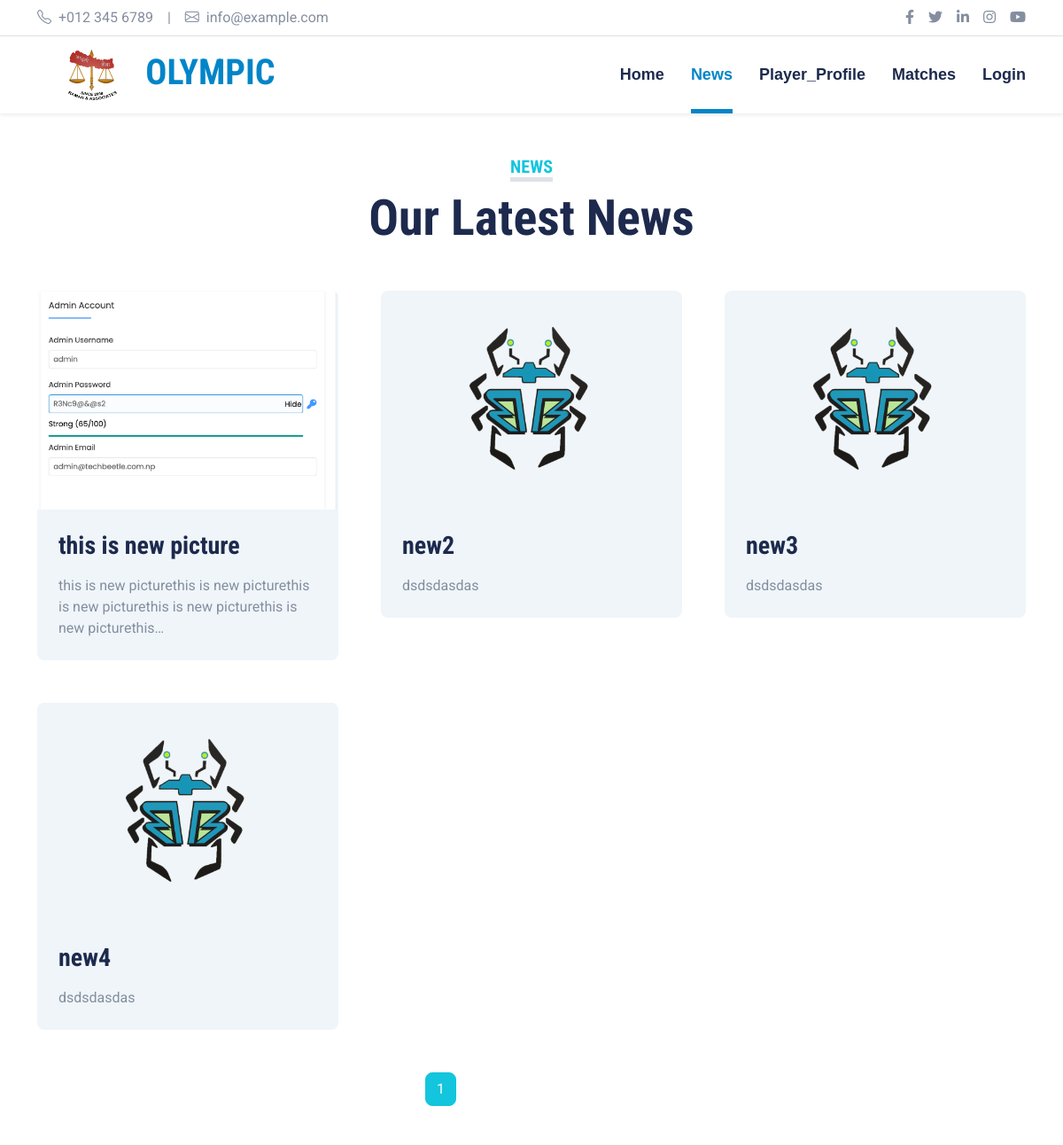
Before: /news/ (upper part) with the older database file.
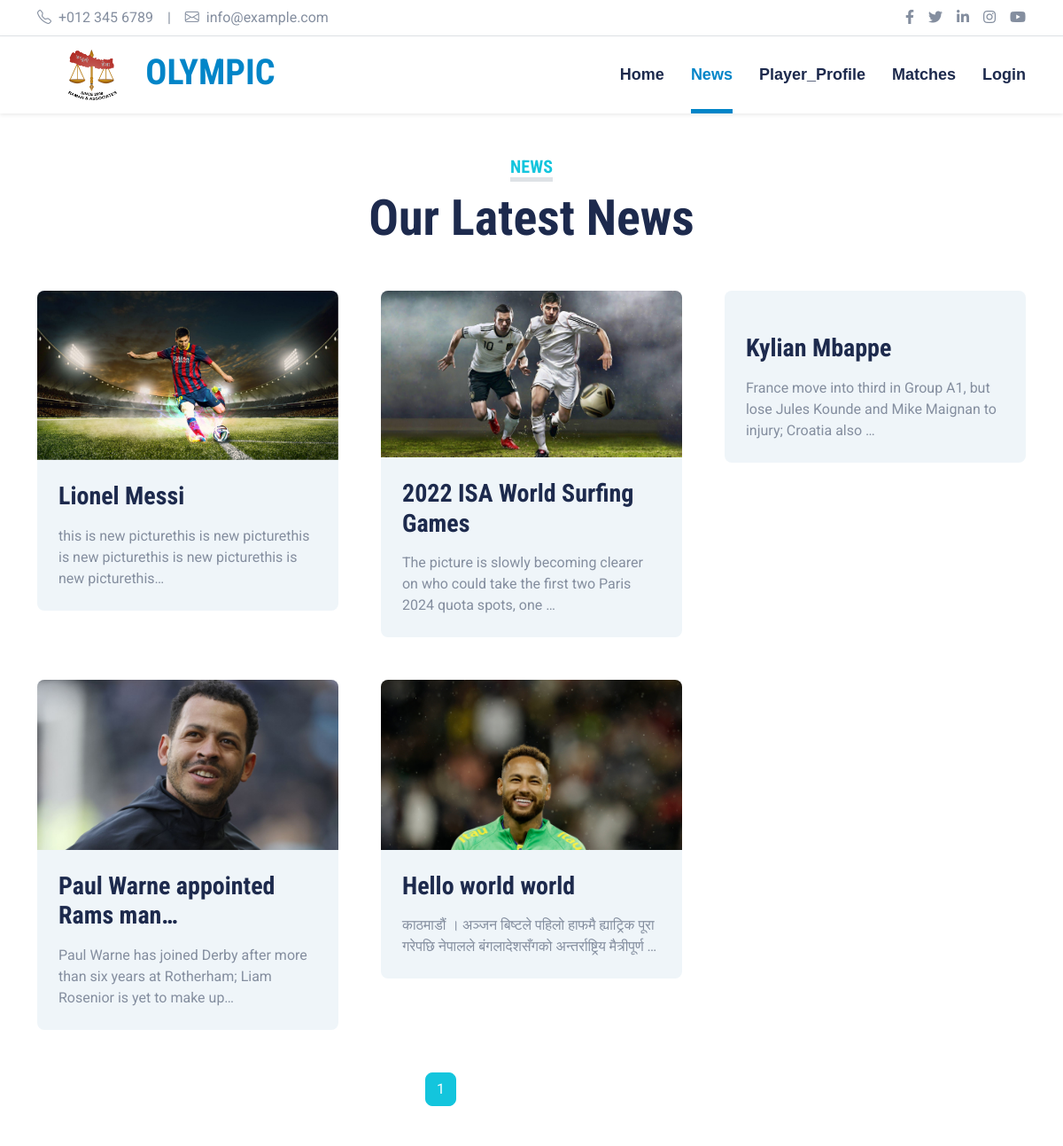
After: the same page with the newer database file.
### broadcast/models.py (models this page shows, shortened)
class News(models.Model):
    title = models.CharField(max_length=100)
    picture = models.ImageField(upload_to='images/')
    desc = models.TextField()
    @property
    def short_desc(self):
        return truncatechars(self.desc, 100)

### home/views.py (the view)
# urls.py: path('news/', views.NewsListView.as_view(), name='news'),
class NewsListView(ListView):
    model = News
    context_object_name = 'blogs'
    template_name = 'home/news.html'
    paginate_by = 12
    def get_context_data(self,*args, **kwargs):
        context = super().get_context_data(**kwargs)
        context['active'] = 'news'
        return context

### home/templates/home/news.html (shortened to what this page needs)
{% extends 'home/base.html' %}
{% load static %}
{% block body %}
    <div class="container-fluid py-5">
        <div class="container">
            <div class="text-center mx-auto mb-5" style="max-width: 500px;">
                <h5 class="d-inline-block text-primary text-uppercase border-bottom border-5">News</h5>
                <h1 class="display-4">Our Latest News</h1>
            </div>
            <div class="row g-5">
                {% for n in blogs %}
                    <div class="col-xl-4 col-lg-6">
                        <div class="bg-light rounded overflow-hidden">
                            <img class="img-fluid w-100"
                                 src="{{ n.picture.url }}"
                                 alt="">
                            <div class="p-4">
                                <a class="h3 d-block mb-3" href="{% url 'home:news_details' n.pk %}">{{ n.title|truncatechars:30 }}</a>
                                <p class="m-0">{{ n.short_desc }}</p>
                            </div>
                        </div>
                    </div>
                {% endfor %}
            </div>
        </div>
    </div>
    <nav aria-label="Page navigation" style="margin-left: 40%;">
        <ul class="pagination">
            {% for n in page_obj.paginator.page_range %}
                {% if page_obj.number == n %}
                    <li class="page-item active">
                        <span class="page-link">{{ n }}<span class="sr-only">(current)</span></span>
                    </li>
                {% elif n > page_obj.number|add:'-3' and n < page_obj.number|add:'3' %}
                    <li class="page-item"><a class="page-link" href="?page={{ n }}">{{ n }}</a></li>
                {% endif %}
            {% endfor %}
               </ul>
    </nav>
{% endblock %}

Changed rows visible on the page:
removed News: picture (picture), title "new2", short_desc "dsdsdasdas"
removed News: picture (picture), title "new3", short_desc "dsdsdasdas"
removed News: picture (picture), title "new4", short_desc "dsdsdasdas"
changed News: picture: a different picture; title "this is new picture" → "Lionel Messi"
added News: picture (picture), title "2022 ISA World Surfing Games", short_desc "The picture is slowly becoming clearer on who could take the first two Paris 2024 quota spots, one …"
added News: title "Kylian Mbappe", short_desc "France move into third in Group A1, but lose Jules Kounde and Mike Maignan to injury; Croatia also …"
added News: picture (picture), title "Paul Warne appointed Rams man…", short_desc "Paul Warne has joined Derby after more than six years at Rotherham; Liam Rosenior is yet to make up…"
added News: picture (picture), title "Hello world world", short_desc "काठमाडौं । अञ्जन बिष्टले पहिलो हाफमै ह्याट्रिक पूरा गरेपछि नेपालले बंगलादेशसँगको अन्तर्राष्ट्रिय मैत्रीपूर्ण …"
